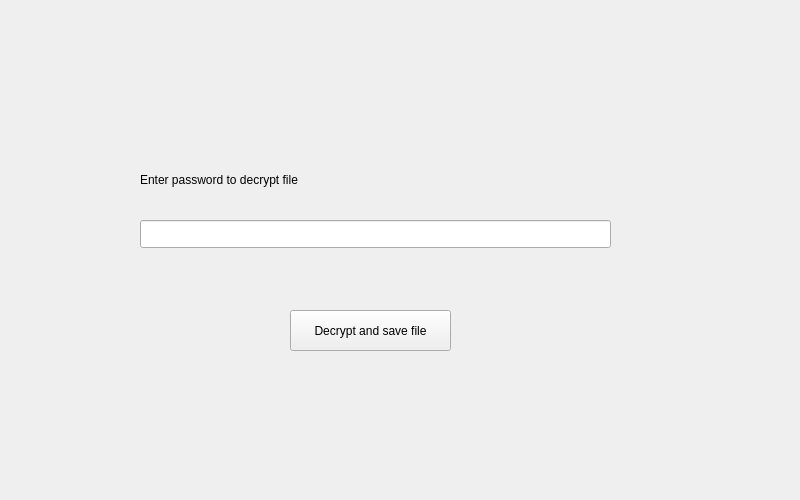
<?xml version="1.0" encoding="UTF-8"?>
<ui version="4.0">
 <class>DecryptFilePage</class>
 <widget class="QWidget" name="DecryptFilePage">
  <property name="geometry">
   <rect>
    <x>0</x>
    <y>0</y>
    <width>800</width>
    <height>500</height>
   </rect>
  </property>
  <property name="windowTitle">
   <string>Form</string>
  </property>
  <widget class="QLabel" name="label_2">
   <property name="geometry">
    <rect>
     <x>10</x>
     <y>10</y>
     <width>91</width>
     <height>91</height>
    </rect>
   </property>
   <property name="text">
    <string/>
   </property>
   <property name="pixmap">
    <pixmap resource="Images.qrc">:/cloudworx_logowebp.png</pixmap>
   </property>
   <property name="scaledContents">
    <bool>true</bool>
   </property>
  </widget>
  <widget class="QLineEdit" name="encryptionPasswordTextField">
   <property name="geometry">
    <rect>
     <x>140</x>
     <y>220</y>
     <width>471</width>
     <height>28</height>
    </rect>
   </property>
   <property name="echoMode">
    <enum>QLineEdit::Password</enum>
   </property>
  </widget>
  <widget class="QLabel" name="label">
   <property name="geometry">
    <rect>
     <x>140</x>
     <y>170</y>
     <width>211</width>
     <height>20</height>
    </rect>
   </property>
   <property name="text">
    <string>Enter password to decrypt file</string>
   </property>
  </widget>
  <widget class="QPushButton" name="pushButton">
   <property name="geometry">
    <rect>
     <x>290</x>
     <y>310</y>
     <width>161</width>
     <height>41</height>
    </rect>
   </property>
   <property name="text">
    <string>Decrypt and save file</string>
   </property>
  </widget>
 </widget>
 <resources>
  <include location="Images.qrc"/>
 </resources>
 <connections/>
</ui>
